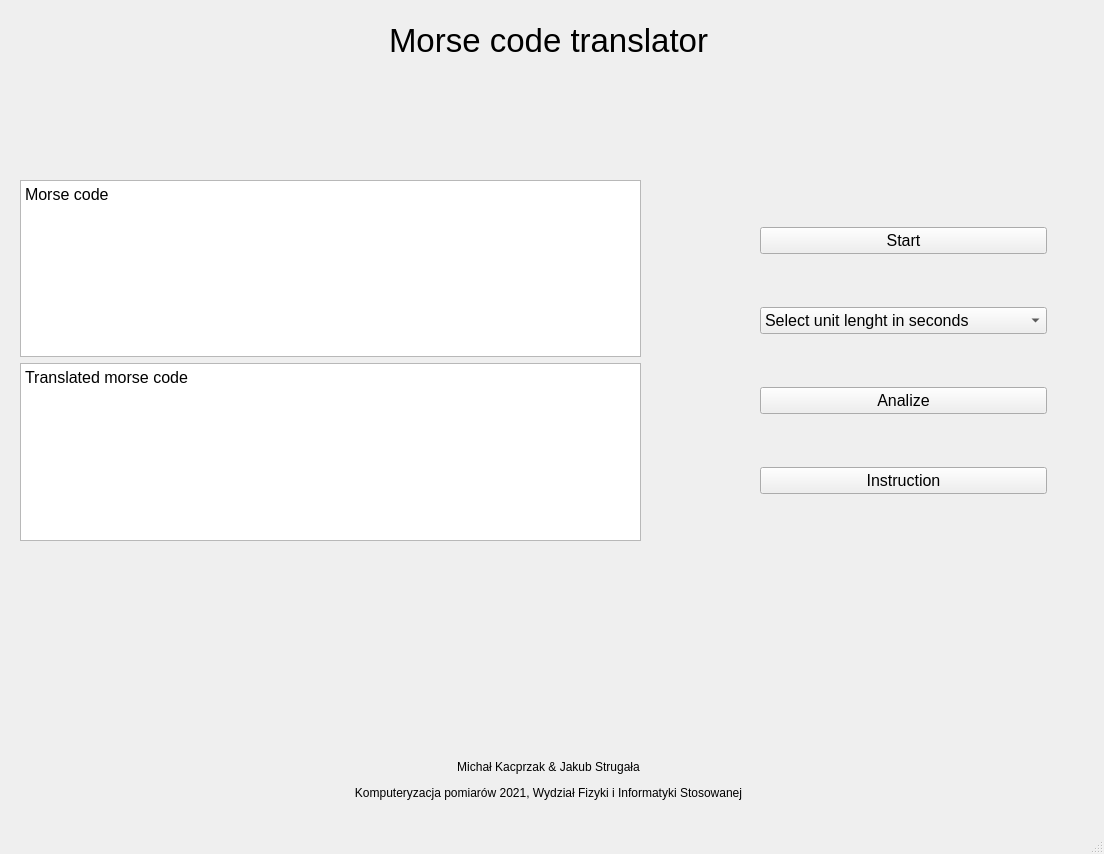
<?xml version="1.0" encoding="UTF-8"?>
<ui version="4.0">
 <class>MainWindow</class>
 <widget class="QMainWindow" name="MainWindow">
  <property name="geometry">
   <rect>
    <x>0</x>
    <y>0</y>
    <width>1104</width>
    <height>854</height>
   </rect>
  </property>
  <property name="windowTitle">
   <string>MainWindow</string>
  </property>
  <widget class="QWidget" name="centralwidget">
   <widget class="QLabel" name="title">
    <property name="geometry">
     <rect>
      <x>10</x>
      <y>0</y>
      <width>1077</width>
      <height>81</height>
     </rect>
    </property>
    <property name="font">
     <font>
      <pointsize>25</pointsize>
     </font>
    </property>
    <property name="text">
     <string>Morse code translator</string>
    </property>
    <property name="alignment">
     <set>Qt::AlignCenter</set>
    </property>
   </widget>
   <widget class="QLabel" name="footer">
    <property name="geometry">
     <rect>
      <x>10</x>
      <y>740</y>
      <width>1077</width>
      <height>81</height>
     </rect>
    </property>
    <property name="text">
     <string>&lt;html&gt;&lt;head/&gt;&lt;body&gt;&lt;p align=&quot;center&quot;&gt;Michał Kacprzak &amp;amp; Jakub Strugała&lt;/p&gt;&lt;p align=&quot;center&quot;&gt;Komputeryzacja pomiarów 2021, Wydział Fizyki i Informatyki Stosowanej&lt;/p&gt;&lt;/body&gt;&lt;/html&gt;</string>
    </property>
    <property name="wordWrap">
     <bool>false</bool>
    </property>
   </widget>
   <widget class="QWidget" name="verticalLayoutWidget_2">
    <property name="geometry">
     <rect>
      <x>20</x>
      <y>180</y>
      <width>621</width>
      <height>361</height>
     </rect>
    </property>
    <layout class="QVBoxLayout" name="TextVerticalLayout">
     <item>
      <widget class="QTextBrowser" name="MorseCodeText">
       <property name="font">
        <font>
         <pointsize>12</pointsize>
        </font>
       </property>
       <property name="readOnly">
        <bool>false</bool>
       </property>
       <property name="html">
        <string>&lt;!DOCTYPE HTML PUBLIC &quot;-//W3C//DTD HTML 4.0//EN&quot; &quot;http://www.w3.org/TR/REC-html40/strict.dtd&quot;&gt;
&lt;html&gt;&lt;head&gt;&lt;meta name=&quot;qrichtext&quot; content=&quot;1&quot; /&gt;&lt;style type=&quot;text/css&quot;&gt;
p, li { white-space: pre-wrap; }
&lt;/style&gt;&lt;/head&gt;&lt;body style=&quot; font-family:'MS Shell Dlg 2'; font-size:12pt; font-weight:400; font-style:normal;&quot;&gt;
&lt;p style=&quot; margin-top:0px; margin-bottom:0px; margin-left:0px; margin-right:0px; -qt-block-indent:0; text-indent:0px;&quot;&gt;Morse code&lt;/p&gt;&lt;/body&gt;&lt;/html&gt;</string>
       </property>
      </widget>
     </item>
     <item>
      <widget class="QTextBrowser" name="TranslatedMorseCodeText">
       <property name="html">
        <string>&lt;!DOCTYPE HTML PUBLIC &quot;-//W3C//DTD HTML 4.0//EN&quot; &quot;http://www.w3.org/TR/REC-html40/strict.dtd&quot;&gt;
&lt;html&gt;&lt;head&gt;&lt;meta name=&quot;qrichtext&quot; content=&quot;1&quot; /&gt;&lt;style type=&quot;text/css&quot;&gt;
p, li { white-space: pre-wrap; }
&lt;/style&gt;&lt;/head&gt;&lt;body style=&quot; font-family:'MS Shell Dlg 2'; font-size:7.8pt; font-weight:400; font-style:normal;&quot;&gt;
&lt;p style=&quot; margin-top:0px; margin-bottom:0px; margin-left:0px; margin-right:0px; -qt-block-indent:0; text-indent:0px;&quot;&gt;&lt;span style=&quot; font-size:12pt;&quot;&gt;Translated morse code&lt;/span&gt;&lt;/p&gt;&lt;/body&gt;&lt;/html&gt;</string>
       </property>
      </widget>
     </item>
    </layout>
   </widget>
   <widget class="QWidget" name="verticalLayoutWidget">
    <property name="geometry">
     <rect>
      <x>760</x>
      <y>180</y>
      <width>287</width>
      <height>361</height>
     </rect>
    </property>
    <layout class="QVBoxLayout" name="configLayout">
     <item>
      <widget class="QPushButton" name="StartStopButton">
       <property name="font">
        <font>
         <pointsize>12</pointsize>
        </font>
       </property>
       <property name="text">
        <string>Start</string>
       </property>
      </widget>
     </item>
     <item>
      <widget class="QComboBox" name="UnitLenghtSelect">
       <property name="font">
        <font>
         <pointsize>12</pointsize>
        </font>
       </property>
       <property name="placeholderText">
        <string/>
       </property>
       <item>
        <property name="text">
         <string>Select unit lenght in seconds</string>
        </property>
       </item>
       <item>
        <property name="text">
         <string>1</string>
        </property>
       </item>
       <item>
        <property name="text">
         <string>2</string>
        </property>
       </item>
       <item>
        <property name="text">
         <string>5</string>
        </property>
       </item>
       <item>
        <property name="text">
         <string>10</string>
        </property>
       </item>
      </widget>
     </item>
     <item>
      <widget class="QPushButton" name="AnalizeButton">
       <property name="font">
        <font>
         <pointsize>12</pointsize>
        </font>
       </property>
       <property name="text">
        <string>Analize</string>
       </property>
      </widget>
     </item>
     <item>
      <widget class="QPushButton" name="InstructionButton">
       <property name="font">
        <font>
         <pointsize>12</pointsize>
        </font>
       </property>
       <property name="text">
        <string>Instruction</string>
       </property>
      </widget>
     </item>
    </layout>
   </widget>
  </widget>
  <widget class="QStatusBar" name="statusbar"/>
 </widget>
 <resources/>
 <connections/>
</ui>
